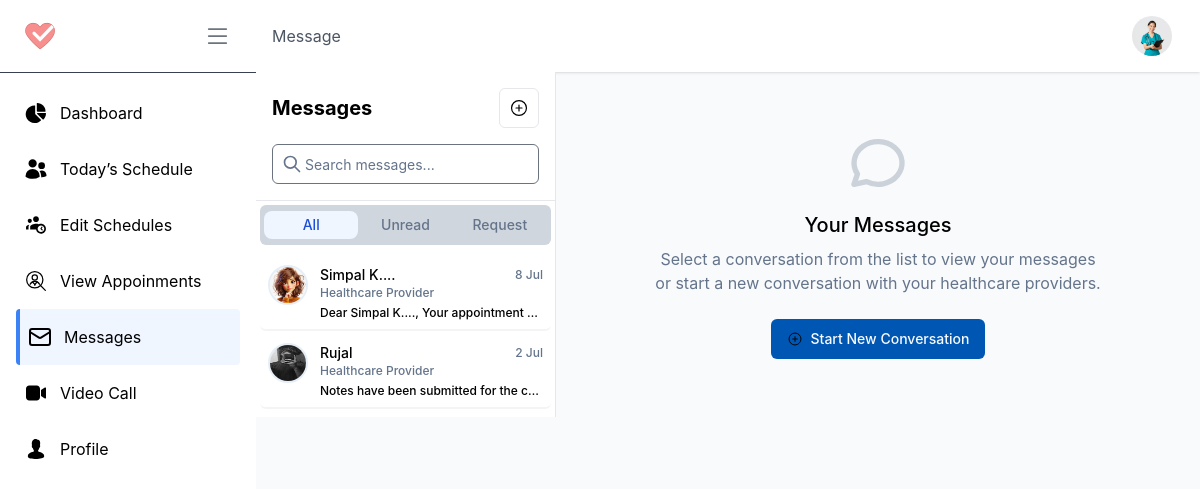
/d/message/ (signed in), run on an earlier commit of the app's database.
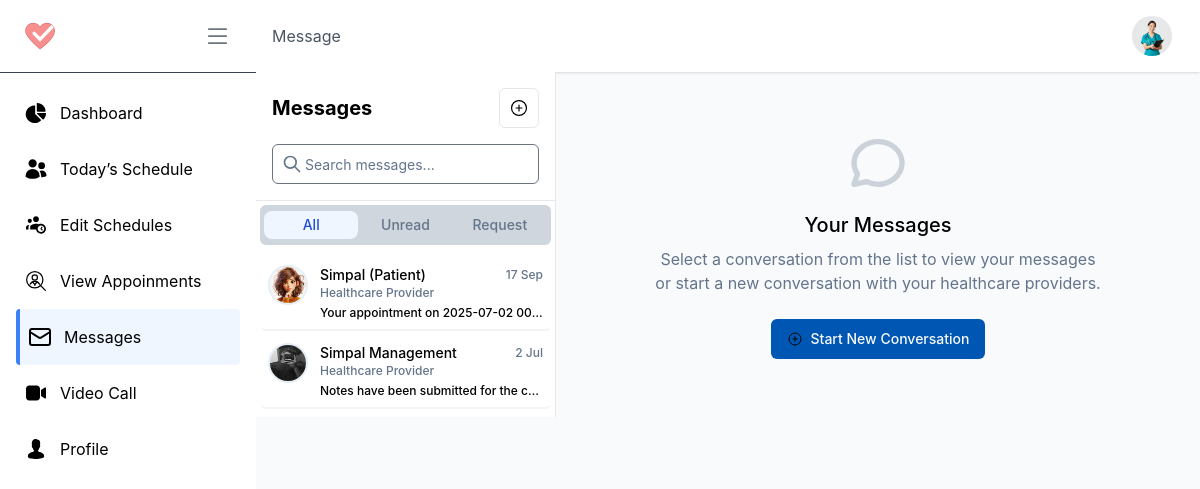
And on a later commit of the database.
### account/models.py (models this page shows, shortened)
class Conversation(models.Model):
    participants = models.ManyToManyField(Profile, related_name='conversations')
    uuid = models.UUIDField(unique=True, editable=True, null=True, blank=True)
    status_choices = (
        ('initiated', 'Initiated'),
        ('active', 'Active'),
        ('requested', 'Requested'),
        ('rejected', 'Rejected'),
        ('archived', 'Archived'),
        ('deleted', 'Deleted'),
    )
    status = models.CharField(max_length=10, choices=status_choices, default='requested')
    created_at = models.DateTimeField(auto_now_add=True)

class Profile(models.Model):
    user = models.OneToOneField(User, on_delete=models.CASCADE, related_name="profile")
    role = models.CharField(max_length=10, choices=USER_ROLES, default='patient')
    profile_pic = models.ImageField(upload_to='profile_pictures/', default='profile_pictures/default.jpg')
    phone_regex = RegexValidator(regex=r'^\+?1?\d{9,15}$', message="Phone number must be entered in the format: '+999999999'. Up to 15 digits allowed.")
    ph_number = models.CharField(validators=[phone_regex], max_length=16, blank=True) # validators should be a list
    address = models.CharField(max_length=255, blank=True)
    date_of_birth = models.DateField(null=True, blank=True)
    gender = models.CharField(max_length=10, choices=[('male', 'Male'), ('female', 'Female'), ('other', 'Other')], blank=True)
    email_notification = models.BooleanField(default=True)
    sms_notification = models.BooleanField(default=True)
    reminders = models.BooleanField(default=True)
    token = models.CharField(max_length=255, blank=True, null=True)
    token_expiry = models.DateTimeField(null=True, blank=True)
    created_at = models.DateTimeField(auto_now_add=True)
    updated_at = models.DateTimeField(auto_now=True)
    is_active = models.BooleanField(default=True)
    is_verified = models.BooleanField(default=False)

class Message(models.Model):
    conversation = models.ForeignKey(Conversation, on_delete=models.CASCADE, related_name='messages')
    sender       = models.ForeignKey(Profile, on_delete=models.CASCADE, related_name='sent_messages')
    content      = models.TextField()
    file        = models.FileField(upload_to='conversation_files/', blank=True, null=True)
    timestamp    = models.DateTimeField(auto_now_add=True)
    read         = models.BooleanField(default=False)
    message_type_choices = (
        ('call', 'Call'),
        ('appoinment', 'Appoinment'),
        ('text', 'Text'),
        ('started', 'Started'),
        ('notes', 'Notes'),
    )
    message_type = models.CharField(max_length=20, choices=message_type_choices, default='text')
    class Meta:
        ordering = ['timestamp']

### doctor/views.py (the view)
# urls.py: path('message/', message, name='message'),
@login_required_with_message(login_url='account:login', message="You need to log in to view your Messages.", only=['doctor'])
def message(request):
    profile : Profile = request.user.profile
    conversations = Conversation.objects.filter(
        participants=profile
    )
    connected_paritcipants = []
    for conversation in conversations:
        conversation.other_participant = conversation.participants.exclude(
            id=profile.id
        ).first()
        if conversation.other_participant:
            connected_paritcipants.append(conversation.other_participant)
        conversation.last_message = conversation.messages.last()
        conversation.has_unread = conversation.messages.filter(
            read=False
        ).exclude(sender=profile).exists()
    connected_ids = [p.id for p in connected_paritcipants]
    connected_ids.append(profile.id)
    if profile.role == 'doctor':
        not_connected_usr = Profile.objects.exclude(id__in=connected_ids).filter(role='patient')
    else:
        not_connected_usr = Profile.objects.exclude(id__in=connected_ids).filter(role='doctor')
    context = {
        'profile': profile,
        'conversations': conversations,
        'not_connected_usr': not_connected_usr,
    }
    return render(request, 'pages/doctor/message.html', context)

### account/views.py (called while the page is built)
def login_required_with_message(function=None, login_url=None, message=None, only=None):
    def decorator(view_func):
        @wraps(view_func)
        def _wrapped_view(request, *args, **kwargs):
            if not request.user.is_authenticated:
                if message:
                    messages.warning(request, message)
                return redirect(login_url or 'account:login')
            if only and request.user.profile.role not in only:
                messages.error(request, "You do not have permission to access this page.")
                return redirect(f'{request.user.profile.role}:dashboard')
            return view_func(request, *args, **kwargs)
        return _wrapped_view
    if function:
        return decorator(function)
    return decorator

### home/templatetags/url_resolver.py (called while the page is built)
@register.simple_tag
def role_to_url(role, destination):
    try:
        if role == "admin":
            return reverse("admin:index")
        return reverse(f"{role}:{destination}")
    except NoReverseMatch:
        return "#"  # fallback URL if the view is not found

### templates/pages/doctor/message.html (shortened to what the changed rows need)
{% extends "pages/doctor/D_base.html" %}
{% load static %}
{% block content %}
<section>
    <div class="grid md:grid-cols-[300px_1fr]">
        <div id="sidebarConvList"
            class="hidden md:flex flex-col border-r h-[calc(100vh-4rem)] w-3/4 md:w-auto  absolute md:relative bg-white z-20">
            <div class="p-4 border-b">
                <div class="flex items-center justify-between mb-4">
                    <h2 class="text-xl font-bold">Messages</h2>
                </div>
            </div>
            <div class="flex-1 overflow-auto">
                <div id="conversation-list" class="space-y-1 px-1 py-2">
                    {% for conversation in conversations %}
                    <button data-status="{{ conversation.status }}"  data-unread="{{ conversation.has_unread }}" data-conversation-id="{{ conversation.id }}" class="conversation-item flex items-start gap-3 p-2 rounded-md w-full text-left transition-colors font-medium border-b-2 border-gray-100 hover:bg-gray-50     ">
                        <div class="relative">
                            <div class="relative flex h-10 w-10 shrink-0 overflow-hidden rounded-full border-2 border-primary/10">
                                <img class="aspect-square h-full w-full conversation-avatar" src=" {{ conversation.other_participant.profile_pic.url }}" alt="{{ conversation.other_participant.user.first_name }}">
                            </div>
                        </div>
                        <div class="flex-1 min-w-0">
                            <div class="flex justify-between items-center">
                                <p class="text-sm font-medium truncate conversation-name">{{ conversation.other_participant.user.first_name }}</p>
                                <span class="text-xs text-muted-foreground">{{ conversation.last_message.timestamp|date:"j M" }}</span>
                            </div>
                            <p class="text-xs text-muted-foreground conversation-role">{{ conversation.other_participant.specialty|default:"Healthcare Provider" }}</p>
                            <p class="text-xs truncate mt-1 last-chat">{{ conversation.last_message.content|truncatechars:50 }}</p>
                        </div>
                    </button>
                    {% empty %}
                    <div class="p-8 text-center text-gray-500">
                        <i class="fas fa-comments text-4xl mb-4"></i>
                        <p>No conversations yet</p>
                    </div>
                    {% endfor %}
                </div>
            </div>
        </div>
    </div>
</section>
{% endblock content %}

What changed in the data, as far as the page shows it:
changed through a linked row, Conversation: other_participant.user.first_name "Simpal K...." → "Simpal (Patient)"; last_message.timestamp "8 Jul" → "17 Sep"; last_message.content "Dear Simpal K...., Your appointment…" → "Your appointment on 2025-07-02 00…"
changed through a linked row, Conversation "2 Jul": other_participant.user.first_name "Rujal" → "Simpal Management"
